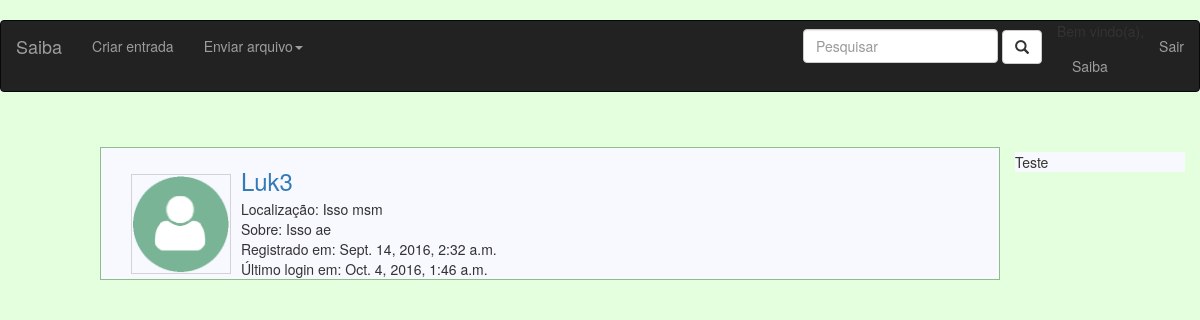
The app's page /perfil/luk3/ (signed in), older data.
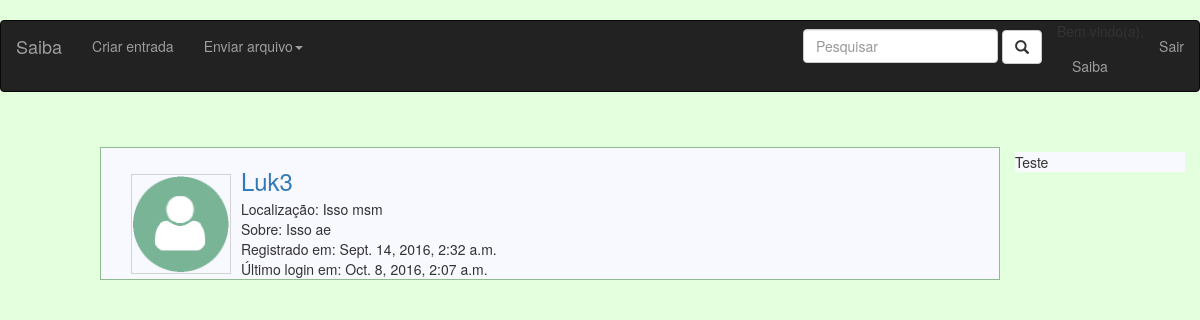
The same page, newer data.
### profile/models.py (models this page shows, shortened)
class Profile(models.Model):
    user        = models.OneToOneField(User, on_delete=models.CASCADE)
    slug        = models.SlugField(max_length=250, default="", blank=True)
    avatar      = models.ImageField(blank=True, upload_to='icon/', default='icon/perfil.png')
    gender      = models.CharField(max_length = 500, blank=True)
    location    = models.CharField(max_length = 500)
    about       = models.CharField(max_length = 1500)

### profile/views.py (the view)
# urls.py: url(r'^(?P<entry_slug>[\w-]+)/$', views.detail, name='detail'),
def detail(request, name_slug):
    profile = get_object_or_404(Profile, slug=name_slug)
    return render(request, 'profile/detail.html', {"profile":profile})

### profile/templates/profile/detail.html (shortened to what this page needs)
﻿{% extends 'home/base.html' %}
{% block body %}
    <section id="profile" class="container media col-md-12">
        <div class="media-left media-middle" style="background-color: ghostwhite; ">
            {% if profile.avatar %}
            <img style="border-style:solid; border-width:1px; border-color:lightgrey" class='media-object' src='{{profile.avatar.url}}' width='100' height='100'>
            {% else %}
            <img style="border-style:solid; border-width:1px; border-color:lightgrey" class='media-object' src='/media/icon/perfil.png' width='100' height='100'>
            {% endif %}
        </div>
        <div class="media-body media-middle">
            <h3 class="media-heading"><a href="{% url 'profile:detail' profile.slug %}">{{ profile.user.username }}</a></h3>
            <span class="">Localização: {{ profile.location }}</span><br/>
            <span class="">Sobre: {{ profile.about }}</span><br/>
            <span class="">Registrado em: {{ profile.user.date_joined }}</span><br/>
            <span class="">Último login em: {{ profile.user.last_login }}</span><br/>
        </div>
    </section>
{% endblock %}

Row changes from the older to the newer data that the page shows:
changed through a linked row, Profile "Isso msm": user.last_login "Oct. 4, 2016, 1:46 a.m." → "Oct. 8, 2016, 2:07 a.m."
